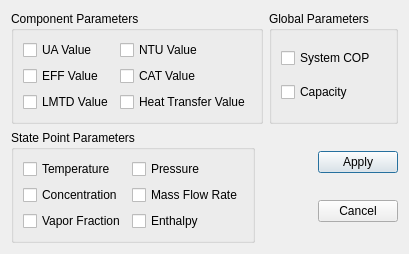
<?xml version="1.0" encoding="UTF-8"?>
<ui version="4.0">
 <class>resultDisplayDialog</class>
 <widget class="QDialog" name="resultDisplayDialog">
  <property name="geometry">
   <rect>
    <x>0</x>
    <y>0</y>
    <width>369</width>
    <height>230</height>
   </rect>
  </property>
  <property name="sizePolicy">
   <sizepolicy hsizetype="Minimum" vsizetype="Minimum">
    <horstretch>0</horstretch>
    <verstretch>0</verstretch>
   </sizepolicy>
  </property>
  <property name="windowTitle">
   <string>Dialog</string>
  </property>
  <layout class="QVBoxLayout" name="verticalLayout_2">
   <item>
    <layout class="QHBoxLayout" name="horizontalLayout_2">
     <item>
      <widget class="QGroupBox" name="groupBox_2">
       <property name="title">
        <string>Component Parameters</string>
       </property>
       <layout class="QVBoxLayout" name="verticalLayout_4">
        <item>
         <layout class="QFormLayout" name="formLayout_2">
          <property name="fieldGrowthPolicy">
           <enum>QFormLayout::AllNonFixedFieldsGrow</enum>
          </property>
          <item row="0" column="0">
           <widget class="QCheckBox" name="UAcb">
            <property name="text">
             <string>UA Value</string>
            </property>
           </widget>
          </item>
          <item row="0" column="1">
           <widget class="QCheckBox" name="NTUcb">
            <property name="text">
             <string>NTU Value</string>
            </property>
           </widget>
          </item>
          <item row="1" column="0">
           <widget class="QCheckBox" name="EFFcb">
            <property name="text">
             <string>EFF Value</string>
            </property>
           </widget>
          </item>
          <item row="1" column="1">
           <widget class="QCheckBox" name="CATcb">
            <property name="text">
             <string>CAT Value</string>
            </property>
           </widget>
          </item>
          <item row="2" column="1">
           <widget class="QCheckBox" name="HTcb">
            <property name="text">
             <string>Heat Transfer Value</string>
            </property>
           </widget>
          </item>
          <item row="2" column="0">
           <widget class="QCheckBox" name="LMTDcb">
            <property name="text">
             <string>LMTD Value</string>
            </property>
           </widget>
          </item>
         </layout>
        </item>
       </layout>
      </widget>
     </item>
     <item>
      <widget class="QGroupBox" name="groupBox_3">
       <property name="title">
        <string>Global Parameters</string>
       </property>
       <layout class="QVBoxLayout" name="verticalLayout_5">
        <item>
         <widget class="QCheckBox" name="COPcb">
          <property name="text">
           <string>System COP</string>
          </property>
         </widget>
        </item>
        <item>
         <widget class="QCheckBox" name="CAPAcb">
          <property name="text">
           <string>Capacity</string>
          </property>
         </widget>
        </item>
       </layout>
      </widget>
     </item>
    </layout>
   </item>
   <item>
    <layout class="QHBoxLayout" name="horizontalLayout_5">
     <item>
      <widget class="QGroupBox" name="groupBox">
       <property name="title">
        <string>State Point Parameters</string>
       </property>
       <layout class="QVBoxLayout" name="verticalLayout_3">
        <item>
         <layout class="QFormLayout" name="formLayout">
          <property name="fieldGrowthPolicy">
           <enum>QFormLayout::AllNonFixedFieldsGrow</enum>
          </property>
          <item row="0" column="0">
           <widget class="QCheckBox" name="Tcb">
            <property name="text">
             <string>Temperature</string>
            </property>
           </widget>
          </item>
          <item row="0" column="1">
           <widget class="QCheckBox" name="Pcb">
            <property name="text">
             <string>Pressure</string>
            </property>
           </widget>
          </item>
          <item row="1" column="0">
           <widget class="QCheckBox" name="Ccb">
            <property name="text">
             <string>Concentration</string>
            </property>
           </widget>
          </item>
          <item row="1" column="1">
           <widget class="QCheckBox" name="Fcb">
            <property name="text">
             <string>Mass Flow Rate</string>
            </property>
           </widget>
          </item>
          <item row="2" column="0">
           <widget class="QCheckBox" name="Wcb">
            <property name="text">
             <string>Vapor Fraction</string>
            </property>
           </widget>
          </item>
          <item row="2" column="1">
           <widget class="QCheckBox" name="Hcb">
            <property name="text">
             <string>Enthalpy</string>
            </property>
           </widget>
          </item>
         </layout>
        </item>
       </layout>
      </widget>
     </item>
     <item>
      <layout class="QVBoxLayout" name="verticalLayout">
       <item>
        <layout class="QHBoxLayout" name="horizontalLayout_3">
         <item>
          <spacer name="horizontalSpacer_2">
           <property name="orientation">
            <enum>Qt::Horizontal</enum>
           </property>
           <property name="sizeHint" stdset="0">
            <size>
             <width>40</width>
             <height>20</height>
            </size>
           </property>
          </spacer>
         </item>
         <item>
          <widget class="QPushButton" name="OKButton">
           <property name="text">
            <string>Apply</string>
           </property>
          </widget>
         </item>
        </layout>
       </item>
       <item>
        <layout class="QHBoxLayout" name="horizontalLayout_4">
         <item>
          <spacer name="horizontalSpacer_3">
           <property name="orientation">
            <enum>Qt::Horizontal</enum>
           </property>
           <property name="sizeHint" stdset="0">
            <size>
             <width>40</width>
             <height>20</height>
            </size>
           </property>
          </spacer>
         </item>
         <item>
          <widget class="QPushButton" name="cancelButton">
           <property name="text">
            <string>Cancel</string>
           </property>
          </widget>
         </item>
        </layout>
       </item>
      </layout>
     </item>
    </layout>
   </item>
  </layout>
 </widget>
 <tabstops>
  <tabstop>OKButton</tabstop>
  <tabstop>cancelButton</tabstop>
  <tabstop>UAcb</tabstop>
  <tabstop>NTUcb</tabstop>
  <tabstop>EFFcb</tabstop>
  <tabstop>CATcb</tabstop>
  <tabstop>LMTDcb</tabstop>
  <tabstop>HTcb</tabstop>
  <tabstop>COPcb</tabstop>
  <tabstop>CAPAcb</tabstop>
  <tabstop>Tcb</tabstop>
  <tabstop>Pcb</tabstop>
  <tabstop>Ccb</tabstop>
  <tabstop>Fcb</tabstop>
  <tabstop>Wcb</tabstop>
  <tabstop>Hcb</tabstop>
 </tabstops>
 <resources/>
 <connections/>
</ui>
